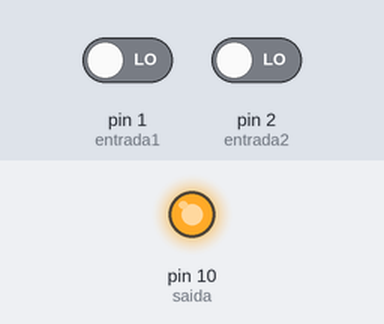
Bench run of a sketch on a simulated Arduino Uno, built with avr-gcc and run on an emulated ATmega328P. Shown: output pins drawn as LEDs (lit = HIGH). The inputs (shaded band) are chosen by the test bench; at power-on: pin 1 (entrada1) LOW, pin 2 (entrada2) LOW.

Above: at 1.2 s.
1.3 s: pin 1 (entrada1) driven HIGH
At 2.1 s:
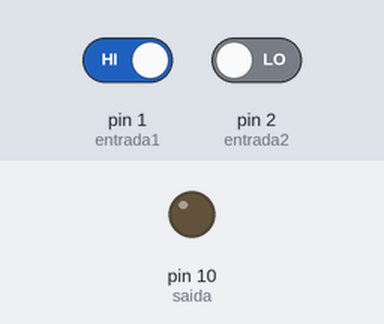
2.8 s: pin 1 (entrada1) driven LOW
At 3.4 s:
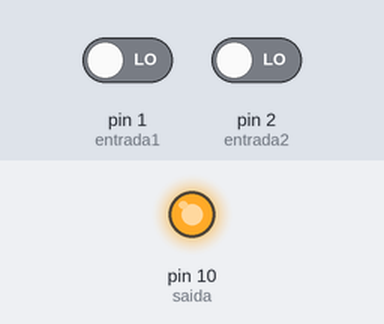
4.3 s: pin 2 (entrada2) driven HIGH
At 4.6 s:
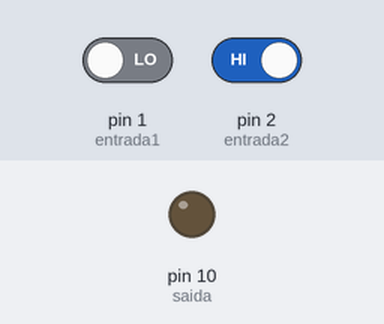
Timing chart, 0 to 7.3 s (numbered marks = the images above; inputs shaded):
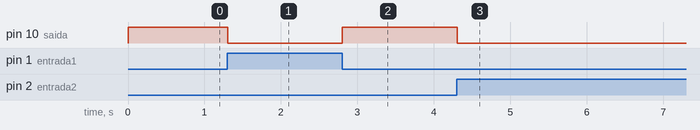

The sketch:

sketch_aug11a.ino
```cpp
const int entrada1 = 1;
const int entrada2 = 2;
const int saida = 10;

void setup() {
  pinMode(entrada1,INPUT);
  pinMode(entrada2,INPUT);
  pinMode(saida,OUTPUT);

}

void loop() {
  int estadoEntrada1 = digitalRead(entrada1);
  int estadoEntrada2 = digitalRead(entrada2);

  //int resultado = estadoEntrada1 ^ estadoEntrada2; OR EXCLUSIVO

  int resultado = (estadoEntrada1 == estadoEntrada2) ? HIGH : LOW;

  digitalWrite(saida, resultado);

  delay(10);

}
```

Measured:
- after the input at 1.3 s, pin 10 (saida): HIGH → LOW at once
- after the input at 2.8 s, pin 10 (saida): LOW → HIGH at once
- after the input at 4.3 s, pin 10 (saida): HIGH → LOW at once
